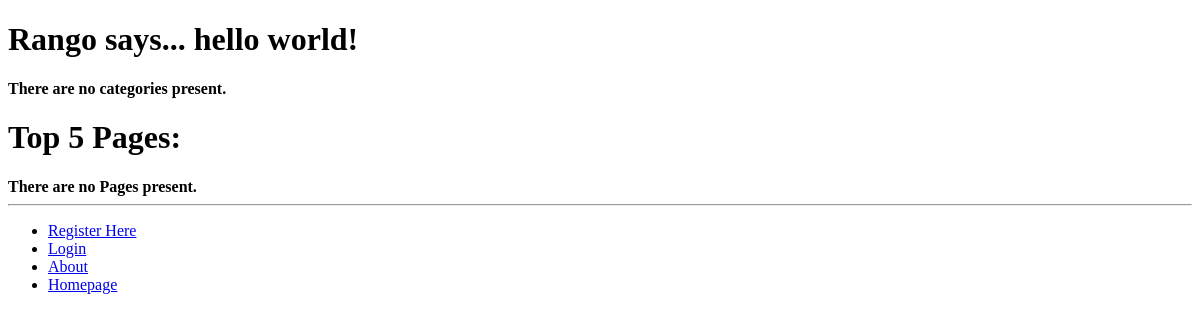
/rango/, run on an earlier commit of the app's database.
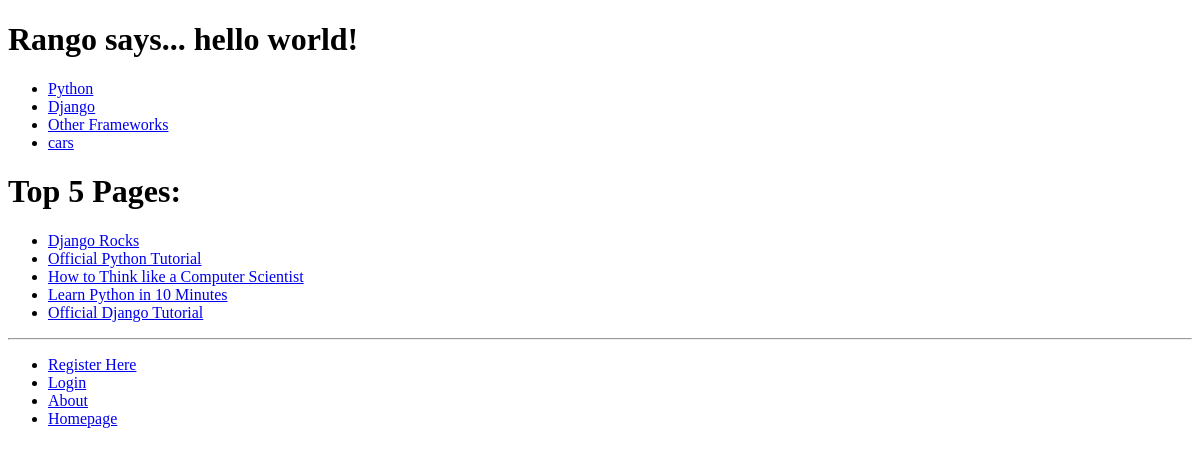
And on a later commit of the database.
### rango/models.py (models this page shows, shortened)
class Category(models.Model):
    name = models.CharField(max_length=128, unique=True)
    views = models.IntegerField(default=0)
    likes = models.IntegerField(default=0)
    slug  = models.SlugField()
    class Meta :
        verbose_name_plural = 'Categories'

class Page(models.Model):
    category = models.ForeignKey(Category)
    title = models.CharField(max_length=128)
    url = models.URLField()
    views = models.IntegerField(default = 0)

### rango/views.py (the view)
def index(request):
    context_dict = {}
    category_list = Category.objects.order_by('-likes')[:5]
    context_dict['categories'] = category_list
    pageviews_list = Page.objects.order_by('-views')[:5]
    context_dict['pageviews_list'] = pageviews_list
    return render(request, 'rango/index.html', context_dict)

### templates/rango/index.html
{% extends 'base.html' %}
{% block body_block %}
    {% if user.is_authenticated %}
		<h1>Rango says... hello {{ user.username }}!</h1>
	{% else %}
		<h1>Rango says... hello world!</h1>
	{% endif %}
        {% if categories %}
            <ul>
                {% for category in categories %}
                <li><a href="{% url 'category' category.slug %}">{{ category.name }}</a></li>
                {% endfor %}
            </ul>
        {% else %}
            <strong>There are no categories present.</strong>
        {% endif %}
        <h1>Top 5 Pages:</h1>
        {% if pageviews_list %}
            <ul>
                {% for page in pageviews_list %}
                  <li><a href="{{ page.url }}">{{ page.title }}</a></li>
                {% endfor %}
            </ul>
        {% else %}
            <strong>There are no Pages present.</strong>
        {% endif %}
{% endblock %}

### templates/base.html (shortened to what this page needs)
<!DOCTYPE html>
<html>
    <head>
    </head>
    <body>
        <div>
            {% block body_block %}{% endblock %}
        </div>
        <hr />
        <div>
            <ul>
            {% if user.is_authenticated %}
                <li><a href="{% url 'restricted' %}">Restricted Page</a></li>
                <li><a href="{% url 'logout' %}">Logout</a></li>
                <li><a href="{% url 'add_category' %}">Add a New Category</a></li>
            {% else %}
                <li><a href="{% url 'register' %}">Register Here</a></li>
                <li><a href="{% url 'login' %}">Login</a></li>
            {% endif %}
                <li><a href="{% url 'about' %}">About</a></li>
                <li><a href="{% url 'index' %}">Homepage</a></li>
            </ul>
        </div>
    </body>
</html>

What changed in the data, as far as the page shows it:
added Category: name "Python"
added Category: name "Django"
added Category: name "Other Frameworks"
added Category: name "cars"
added Page: title "Django Rocks"
added Page: title "Official Python Tutorial"
added Page: title "How to Think like a Computer Scientist"
added Page: title "Learn Python in 10 Minutes"
added Page: title "Official Django Tutorial"
Also different on the page:
text no longer shown: "There are no categories present. There are no Pages present."
